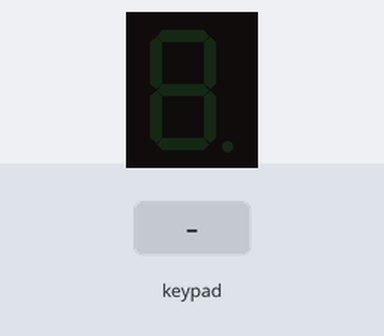
Recording of a sketch running on a simulated Arduino Uno, built with avr-gcc and run on an emulated ATmega328P. Shown: 1-digit seven-segment display. Wiring (inferred from the names in the program): 1-digit 7-segment display, segments lit when HIGH: segments pin 2, pin 3, pin 4, pin 5, pin 7, pin 8, pin 9. The inputs (shaded band) are chosen by the test bench. The segment pins are drawn as the display they are named for.

Above: at 1.2 s.
1.3 s: keypad keys 1 0 1 1 1 2 1 3 pressed 0.4 s apart
At 4.9 s:
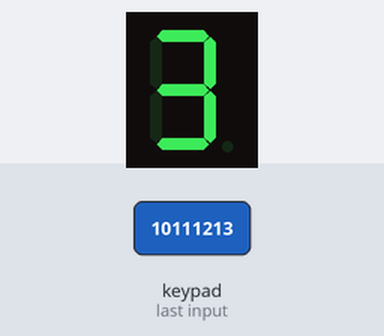
6.0 s: key '7' pressed
At 7.2 s:
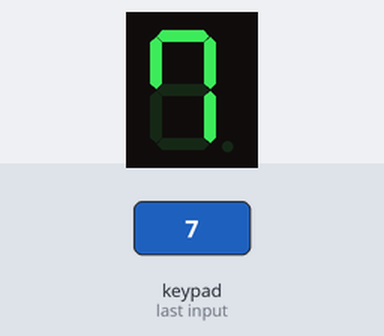
7.5 s: key '4' pressed
At 8.7 s:
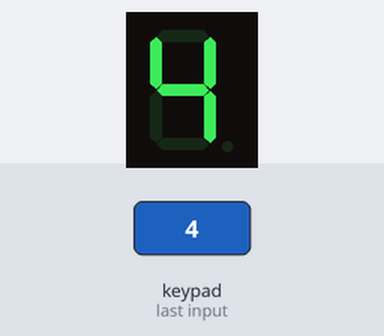
9.0 s: keypad keys 1 0 1 1 1 2 1 3 A pressed 0.4 s apart
At 13.4 s:
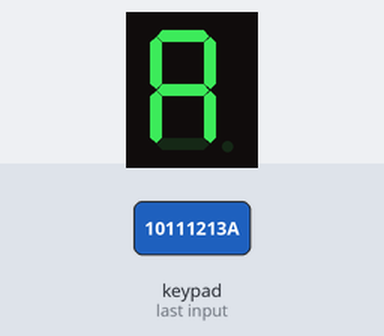
14.1 s: key '8' pressed
At 14.7 s:
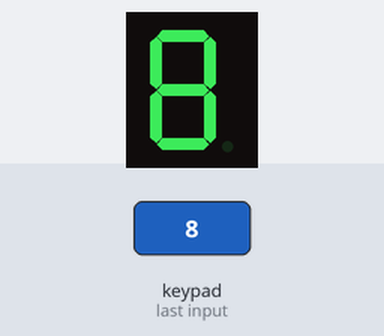
15.6 s: keypad keys 1 0 1 1 1 2 1 3 D pressed 0.4 s apart
At 19.5 s:
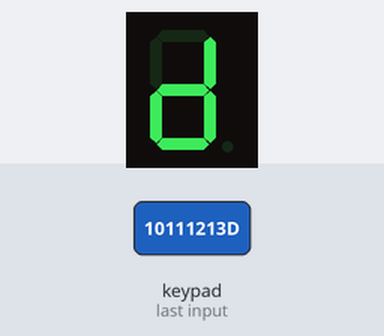
Timing chart, 0 to 21.0 s (numbered marks = the images above; inputs shaded):
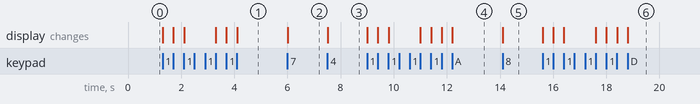

Measured:
- after the input at 1.3 s, the display: first changes at once (image 1 shows a later state)
- after the input at 6.0 s, the display: changes at once (image 2)
- after the input at 7.5 s, the display: changes at once (image 3)
- after the input at 9.0 s, the display: first changes at once (image 4 shows a later state)
- after the input at 14.1 s, the display: changes at once (image 5)
- after the input at 15.6 s, the display: first changes at once (image 6 shows a later state)

The sketch:

Lab05-01.ino
```cpp
#include <Keypad.h>
const byte ROWS = 4; // 4 Rows
const byte COLS = 4; // 4 Columns
// 定義 Keypad 的按鍵

char keys[ROWS][COLS] = {
{'7', '4', '1', '0'}, {'8','5','2', 'A'},
{'9', '6', '3', 'B'}, {'C', 'D', 'E', 'F'}
};
// 定義 Keypad 連到 Arduino 的接腳

byte rowPins[ROWS] = {10, 11, 12, 13};
// 連到 Keypad 的 4 個 Rows
byte colPins[COLS] = {14, 15, 16, 17};
// 連到 Keypad 的 4 個 Columns

// 建立 Keypad 物件
Keypad keypad =Keypad( makeKeymap(keys), rowPins,colPins, ROWS, COLS );
int i,j,z;
int seg7[]={2,3,4,5,7,8,9};
char c;
char TAB[]={0x3F,0x06,0x5B,0x4F,0x66,0x6D,0x7D,0x27,0x7F,0x67};
char a[]={0x77,0x7C,0x39,0x5E,0x79,0x71};

void setup(){
Serial.begin(9600);
for(i=0;i<7;i++)
    {
      pinMode(seg7[i],OUTPUT);
    }

}
void loop(){


  char key = keypad.getKey(); // 讀取 Keypad的輸入
   if (key != NO_KEY){
     if(key >= '0' && key <= '9')
          OutPort(TAB[key-'0']);
     if(key >= 'A' && key <= 'F')
          OutPort(a[key-'A']);


}
}

void OutPort(byte dat)
{
  for(j=0;j<7;j++)
    {
      if(dat%2==1)
            digitalWrite(seg7[j],HIGH);
        else
            digitalWrite(seg7[j],LOW);
        dat=dat/2;
    }
}
```
